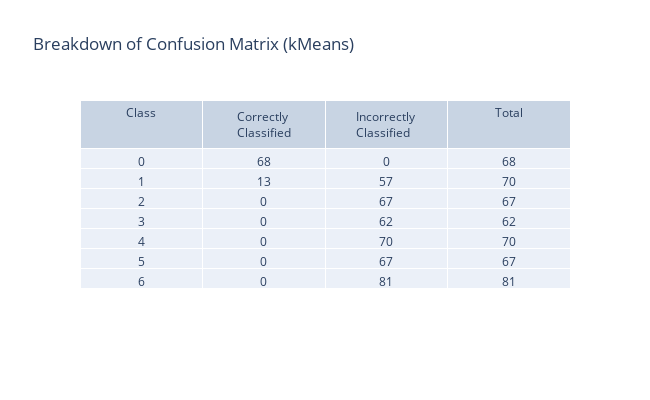

The code cell stored with this chart in its notebook:
### Code cell
gather_prediction_info(labels,ypred,y_test,"(kMeans)")
print("Silhoutte Score: "+str(silhouette_score(X_train,y_train)))

cv_score = np.array(cross_val_score(Kmeans, X_train,y_train, cv=10)).mean()
cf_matrix = confusion_matrix(y_test,ypred)
metrics = precision_recall_fscore_support(y_test,ypred,average="weighted")
precision,recall,f1=metrics[0],metrics[1],metrics[2]

print("Cross Validation Score: {0}\nPrecision Score: {1}\nRecall Score: {2}\nF1 score: {3}".format(cv_score,precision,recall,f1))

print("\nConfusion Matrix \n----------------")
sns.heatmap(pd.DataFrame(cf_matrix, range(7), range(7)), annot=True, annot_kws={"size": 14},cmap = 'coolwarm') # font size
plt.title("Confusion Matrix (KNN)",loc='left', fontweight='bold',  style='italic')
plt.show()

interpret_confusion_matrix(cf_matrix,"Breakdown of Confusion Matrix (kMeans)")

### Figure 1 — Plotly figure (JSON) as saved in the notebook; plotly's stock layout.template omitted (floating-point values rounded to 4 significant figures)
{"data": [{"cells": {"values": [[0, 1, 2, 3, 4, 5, 6], [68, 13, 0, 0, 0, 0, 0], [0, 57, 67, 62, 70, 67, 81], [68, 70, 67, 62, 70, 67, 81]]}, "columnwidth": 5, "header": {"values": ["Class", "Correctly Classified", "Incorrectly Classified", "Total"]}, "type": "table"}], "layout": {"height": 400, "title": {"text": "Breakdown of Confusion Matrix (kMeans)"}, "width": 650}}
